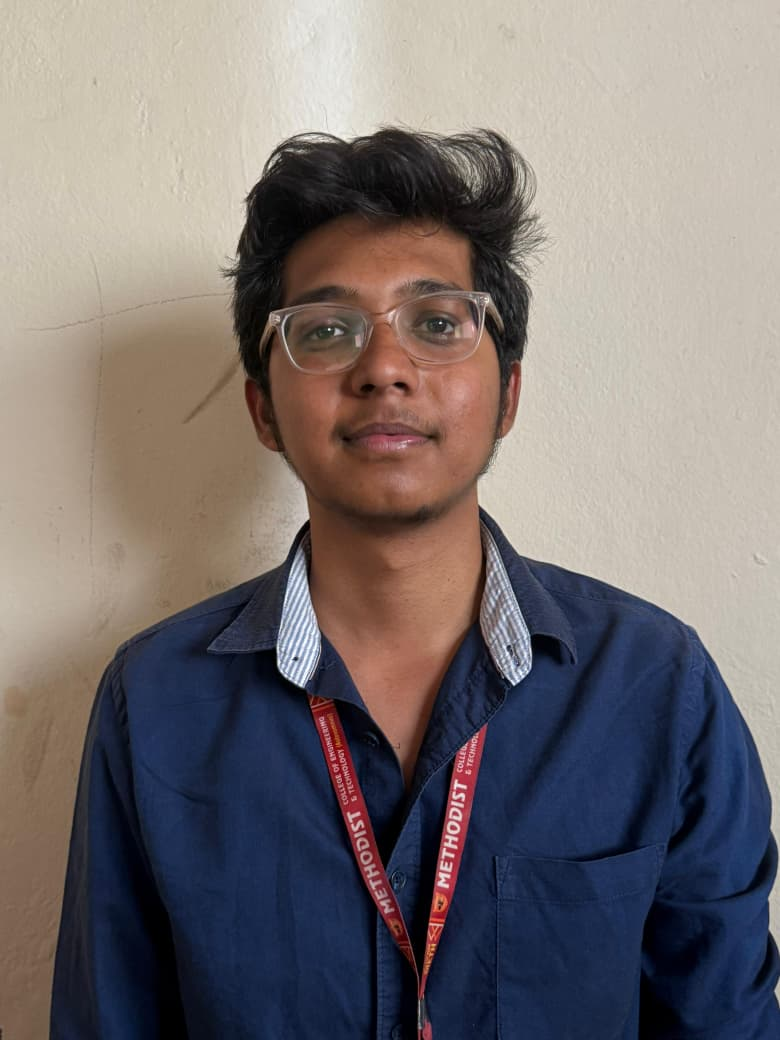
#> input picture Faces/160722735067/1.jpeg, 780 x 1040 px
$ python -i build_face_db_esp32_raw.py   (imports and definitions only)   (older library calls are emulated)
#> lines starting #> are read from the running program, lines starting #| are printed output that depends on the picture; after the words box and inside, x2 and y2 are one past the last pixel; in counts of white or black regions, pixels touching at a corner belong together
import argparse
import os
import pickle
from dataclasses import dataclass
from typing import Dict, Iterable, List, Optional, Tuple

import cv2
import numpy as np
import onnxruntime as ort


# ==================================================
# DEFAULT PATHS
# ==================================================
PROJECT_ROOT = os.path.dirname(os.path.dirname(os.path.abspath(__file__)))
DEFAULT_DATASET_PATH = os.path.join(PROJECT_ROOT, "Faces")
DEFAULT_DET_MODEL_PATH = os.path.join(PROJECT_ROOT, "models", "model.onnx")
DEFAULT_RECOG_MODEL_PATH = os.path.join(PROJECT_ROOT, "models", "w600k_mbf.onnx")
DEFAULT_OUTPUT_PKL = os.path.join(PROJECT_ROOT, "face_db.pkl")


# ==================================================
# DEFAULT TUNING
# ==================================================
DEFAULT_CROP_PADDING_RATIO = 1.25
DEFAULT_MIN_DET_CONF = 0.70
DEFAULT_MIN_FACE_SIZE = 90
DEFAULT_MIN_BLUR_SCORE = 65.0

# Required ESP32 profile thresholds
DEFAULT_STRICT_SELF_MATCH = 0.55
DEFAULT_MAX_OTHER_MATCH = 0.75

# Alignment parameters
ALIGN_EXPAND_RATIO = 1.10
MAX_ALIGN_ROT_DEG = 18.0
MIN_ALIGN_ROT_DEG = 2.0
MIN_MASK_PIXELS = 120


QNN_PROVIDER_OPTIONS = {
    "backend_path": "QnnHtp.dll",
    "htp_performance_mode": "high_performance",
    "rpc_control_latency": "low",
}


@dataclass
class SampleEmbedding:
    filename: str
    embedding: np.ndarray
    det_conf: float
    blur: float
    crop_size: int
    align_rot_deg: float


# ==================================================
# MODEL + BASIC HELPERS
# ==================================================
# [18 lines left out: functions make_session, normalize, not called in this run]


def blur_score(face_bgr: np.ndarray) -> float:
    gray = cv2.cvtColor(face_bgr, cv2.COLOR_BGR2GRAY)
    return float(cv2.Laplacian(gray, cv2.CV_32F).var())


# [11 lines left out: functions iter_people, iter_images, not called in this run]


# ==================================================
# ESP32 RUNTIME-COMPATIBLE RECOG PREPROCESS
# ==================================================
class RuntimeCompatibleEmbedder:
    """
    Mirrors runtime preprocessing flow:
      - resize to 112x112 (INTER_AREA)
      - BGR -> RGB
      - x * (1/127.5) - 1.0
      - HWC -> CHW
    """

    # [113 lines left out: functions __init__, _prepare_input, embed, decode_face, crop_square_with_padding, detect_face_crop, not called in this run]


# ==================================================
# ALIGNMENT HELPERS
# ==================================================
def _largest_component(mask: np.ndarray) -> Optional[Tuple[np.ndarray, Tuple[int, int, int, int], Tuple[float, float], int]]:
    num_labels, labels, stats, centroids = cv2.connectedComponentsWithStats(mask, connectivity=8)
    if num_labels <= 1:
        return None

    idx = 1 + int(np.argmax(stats[1:, cv2.CC_STAT_AREA]))
    area = int(stats[idx, cv2.CC_STAT_AREA])
    x = int(stats[idx, cv2.CC_STAT_LEFT])
    y = int(stats[idx, cv2.CC_STAT_TOP])
    w = int(stats[idx, cv2.CC_STAT_WIDTH])
    h = int(stats[idx, cv2.CC_STAT_HEIGHT])
    cx, cy = centroids[idx]

    component_mask = np.zeros_like(mask, dtype=np.uint8)
    component_mask[labels == idx] = 255
    return component_mask, (x, y, w, h), (float(cx), float(cy)), area


def _build_best_face_mask(gray: np.ndarray) -> Tuple[np.ndarray, Tuple[int, int, int, int], Tuple[float, float]]:
    blurred = cv2.GaussianBlur(gray, (5, 5), 0)
    _, otsu = cv2.threshold(blurred, 0, 255, cv2.THRESH_BINARY + cv2.THRESH_OTSU)
    kernel = np.ones((3, 3), dtype=np.uint8)

    h, w = gray.shape[:2]
    diag = float(np.hypot(max(1.0, w / 2.0), max(1.0, h / 2.0)))
    candidates = []

    for cand in (otsu, cv2.bitwise_not(otsu)):
        cand = cv2.morphologyEx(cand, cv2.MORPH_OPEN, kernel, iterations=1)
        cand = cv2.morphologyEx(cand, cv2.MORPH_CLOSE, kernel, iterations=2)
        comp = _largest_component(cand)
        if comp is None:
            continue

        comp_mask, bbox, center, area = comp
        area_ratio = area / float(max(1, h * w))
        cx, cy = center
        center_penalty = float(np.hypot(cx - (w / 2.0), cy - (h / 2.0)) / max(diag, 1e-6))
        score = abs(area_ratio - 0.45) + (0.65 * center_penalty)

        if area_ratio < 0.03 or area_ratio > 0.98:
            score += 1.0

        candidates.append((score, comp_mask, bbox, center))

    if not candidates:
        full_mask = np.full_like(gray, 255, dtype=np.uint8)
        return full_mask, (0, 0, w, h), (w / 2.0, h / 2.0)

    candidates.sort(key=lambda item: item[0])
    _, best_mask, best_bbox, best_center = candidates[0]
    return best_mask, best_bbox, best_center


# [168 lines left out: functions _estimate_rotation_deg, _safe_square_crop, align_face_crop, check_quality, build_candidate_embeddings, not called in this run]


def robust_median_embedding(emb_matrix: np.ndarray) -> np.ndarray:
    median_emb = np.median(emb_matrix, axis=0)
    return normalize(median_emb.astype(np.float32, copy=False))


# [90 lines left out: functions compute_rough_profile_medians, strict_filter, not called in this run]


def save_database(face_db: Dict[str, np.ndarray], output_path: str) -> None:
    with open(output_path, "wb") as f:
        pickle.dump(face_db, f, protocol=pickle.HIGHEST_PROTOCOL)


# [71 lines left out: functions parse_args, main, not called in this run]


# [2 lines not run here, left out]

>>> import cv2
>>> picture = cv2.imread('../Faces/160722735067/1.jpeg', cv2.IMREAD_GRAYSCALE)
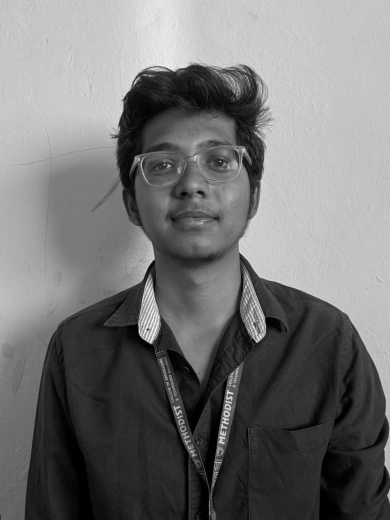
#> picture: shape (1040, 780) (shown at 1/2 size); min 0, max 255, mean 115.7
>>> result = _build_best_face_mask(picture)
#> in _build_best_face_mask, `_, otsu = cv2.threshold(blurred, 0, 255, cv2.THRESH_BINARY + cv2.THRES..`:
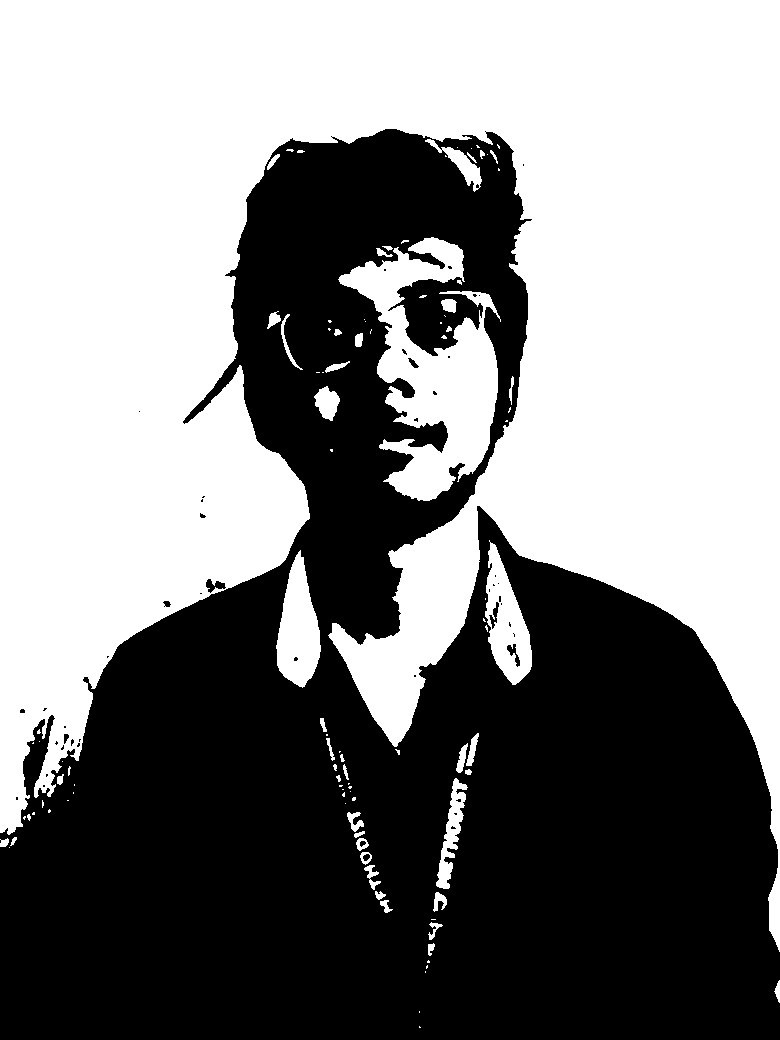
#> otsu: shape (1040, 780); 52.5% white; 48 black regions (39 under 20 px), largest, box (x1, y1, x2, y2) and area: (0, 129, 780, 1040) 384906, (206, 579, 226, 593) 141, (507, 644, 520, 667) 112
#> the loop in _build_best_face_mask, `for cand in (otsu, cv2.bitwise_not(otsu)):` made 2 passes
#> (num_labels in _largest_component, idx in _largest_component, x in _largest_component, y in _largest_component, w in _largest_component, h in _largest_component) on passes 1 to 2: (30, 1, 0, 0, 780, 950), (9, 1, 0, 129, 780, 911)
#> pass 1, in _largest_component, `num_labels, labels, stats, centroids = cv2.connectedComponentsWithStat..`:
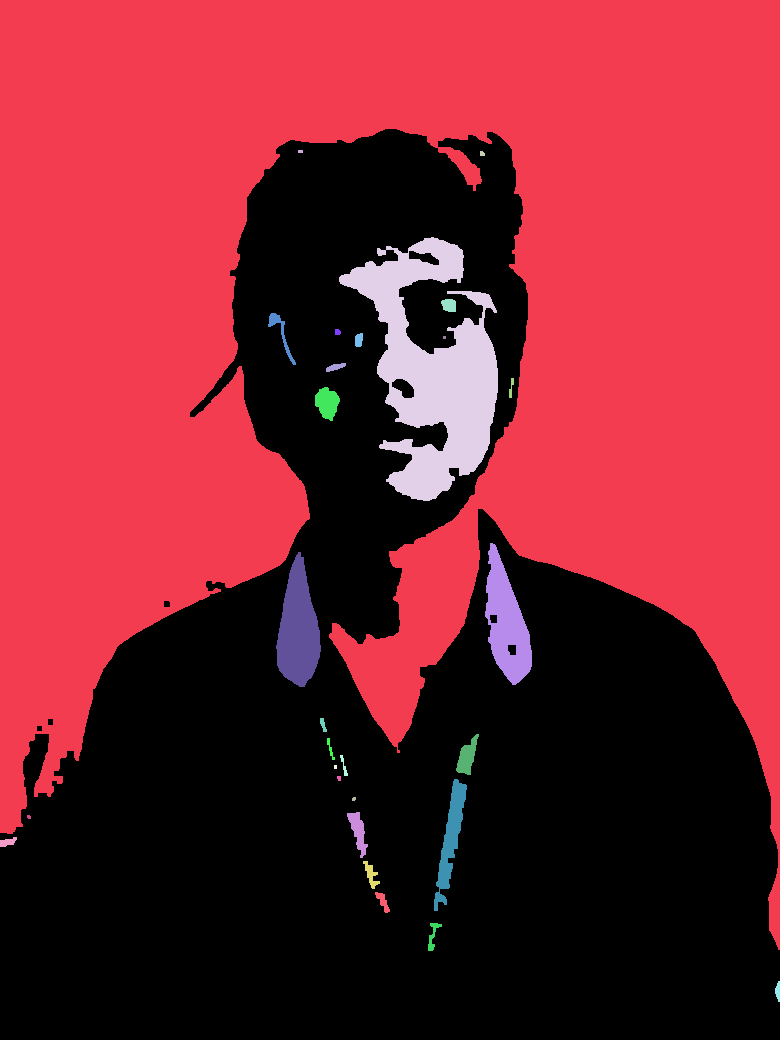
#> labels: shape (1040, 780) int32; 30 distinct labels, from 0 to 29; one colour per label, 0 black
#> pass 1, in _build_best_face_mask, `comp_mask, bbox, center, area = comp`:
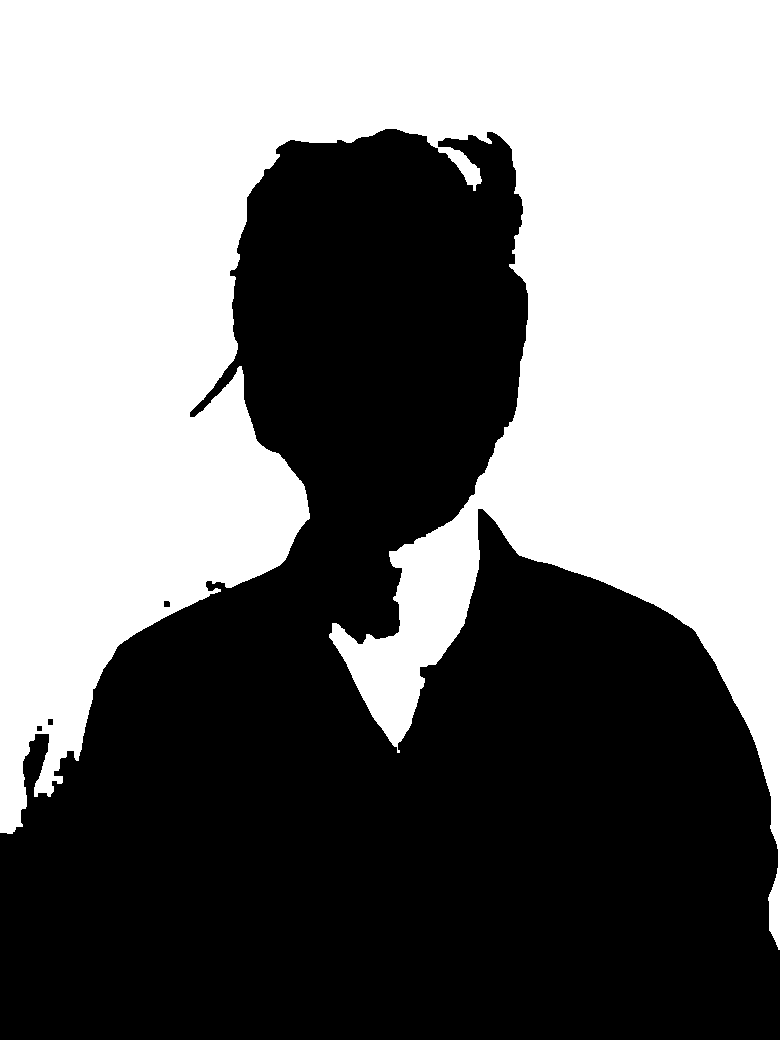
#> comp_mask: shape (1040, 780); 48.7% white; 1 white region, box (x1, y1, x2, y2) and area: (0, 0, 780, 950) 394735
#> after the loop in _build_best_face_mask, `for cand in (otsu, cv2.bitwise_not(otsu)):`: candidates = 2 items
#> in _build_best_face_mask, `_, best_mask, best_bbox, best_center = candidates[0]`:
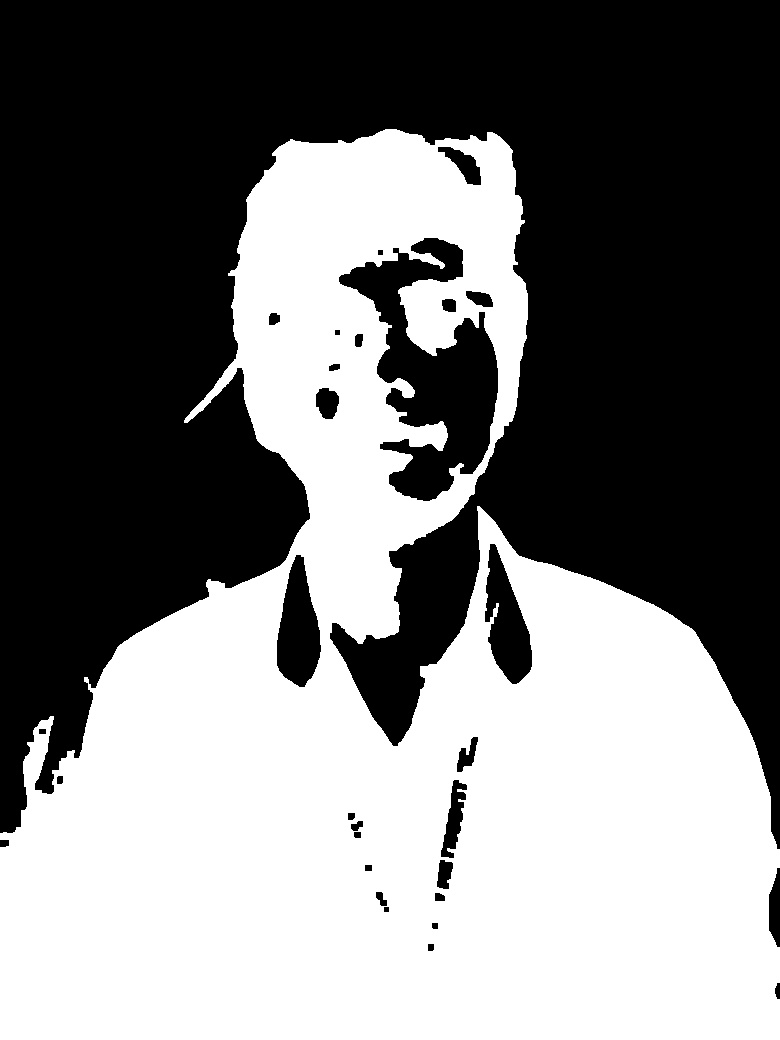
#> best_mask: shape (1040, 780); 47.8% white; 1 white region, box (x1, y1, x2, y2) and area: (0, 129, 780, 1040) 387523
#> in _build_best_face_mask, `_, best_mask, best_bbox, best_center = candidates[0]`: best_bbox = (0, 129, 780, 911); best_center = (391.3, 725)

$ run again, on Faces/160722735071/3.jpeg
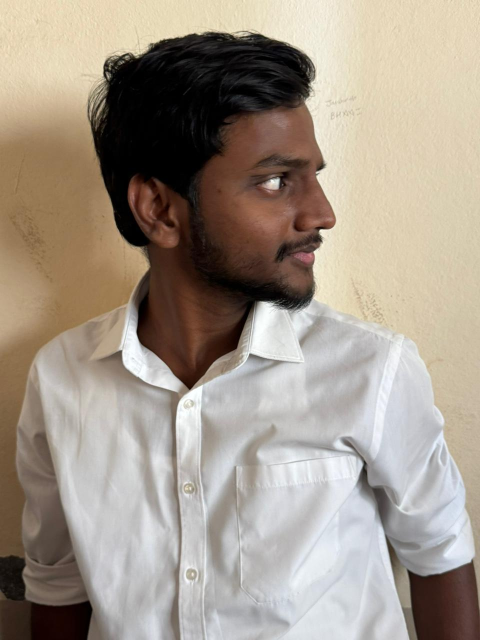
#> input picture Faces/160722735071/3.jpeg, 960 x 1280 px (shown at 1/2 size)
#> otsu: shape (1280, 960); 66.6% white; 24 black regions (15 under 20 px), largest, box (x1, y1, x2, y2) and area: (0, 64, 671, 1280) 375468, (685, 878, 960, 1280) 26839, (193, 701, 362, 1280) 6572
#> the loop in _build_best_face_mask, `for cand in (otsu, cv2.bitwise_not(otsu)):` made 2 passes
#> (num_labels in _largest_component, idx in _largest_component, x in _largest_component, y in _largest_component, w in _largest_component, h in _largest_component) on passes 1 to 2: (12, 1, 0, 0, 960, 1280), (13, 1, 0, 64, 671, 1216)
#> pass 1, in _largest_component, `num_labels, labels, stats, centroids = cv2.connectedComponentsWithStat..`:
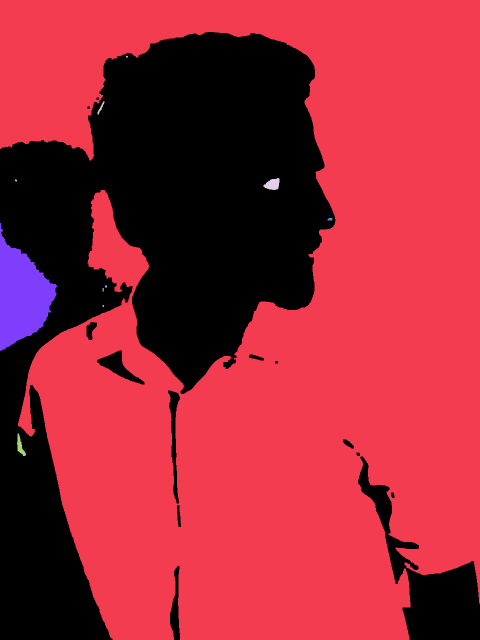
#> labels: shape (1280, 960) int32 (shown at 1/2 size); 12 distinct labels, from 0 to 11; one colour per label, 0 black
#> pass 1, in _build_best_face_mask, `comp_mask, bbox, center, area = comp`:
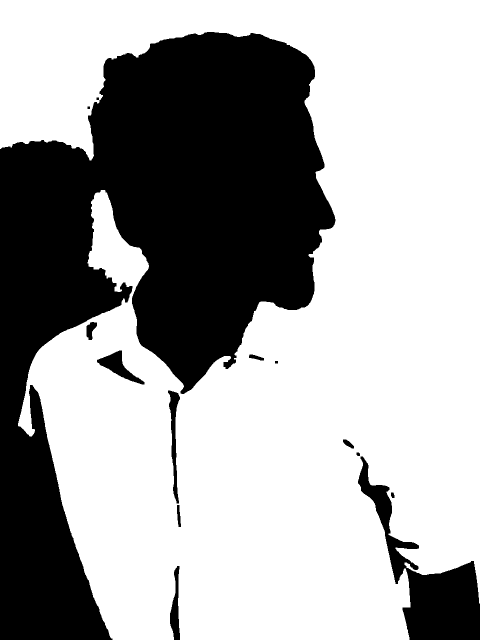
#> comp_mask: shape (1280, 960) (shown at 1/2 size); 65.3% white; 14 black regions, largest, box (x1, y1, x2, y2) and area: (0, 64, 671, 1280) 392723, (716, 913, 960, 1280) 26470, (194, 701, 289, 769) 2144
#> after the loop in _build_best_face_mask, `for cand in (otsu, cv2.bitwise_not(otsu)):`: candidates = 2 items
#> best_bbox = (0, 0, 960, 1280); best_center = (559.1, 676.6)

$ run again, on Faces/160722735071/4.jpeg
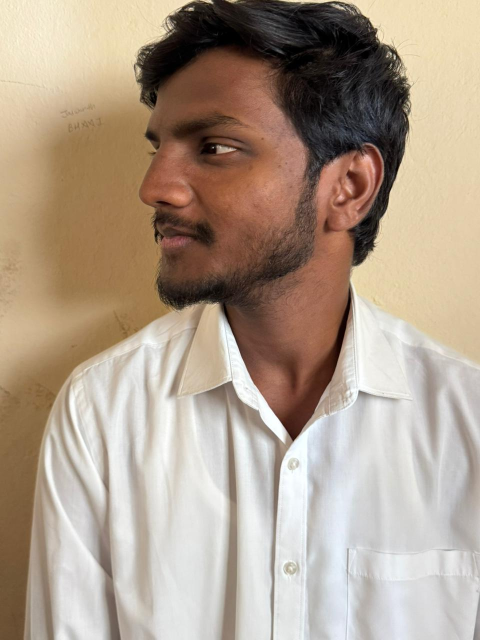
#> input picture Faces/160722735071/4.jpeg, 960 x 1280 px (shown at 1/2 size)
#> otsu: shape (1280, 960); 60.1% white; 37 black regions (22 under 20 px), largest, box (x1, y1, x2, y2) and area: (0, 0, 822, 1280) 461338, (403, 762, 570, 1280) 14324, (196, 874, 242, 1280) 5926
#> the loop in _build_best_face_mask, `for cand in (otsu, cv2.bitwise_not(otsu)):` made 2 passes
#> (num_labels in _largest_component, idx in _largest_component, x in _largest_component, y in _largest_component, w in _largest_component, h in _largest_component) on passes 1 to 2: (33, 4, 69, 0, 891, 1280), (16, 1, 0, 0, 821, 1280)
#> pass 1, in _largest_component, `num_labels, labels, stats, centroids = cv2.connectedComponentsWithStat..`:
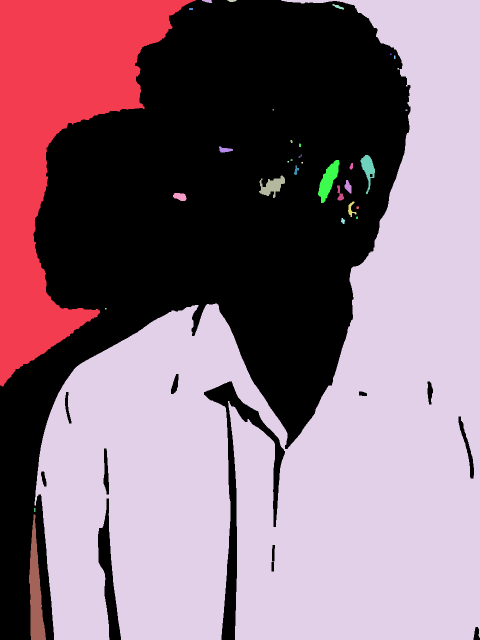
#> labels: shape (1280, 960) int32 (shown at 1/2 size); 33 distinct labels, from 0 to 32; one colour per label, 0 black
#> after the loop in _build_best_face_mask, `for cand in (otsu, cv2.bitwise_not(otsu)):`: candidates = 2 items
#> in _build_best_face_mask, `_, best_mask, best_bbox, best_center = candidates[0]`:
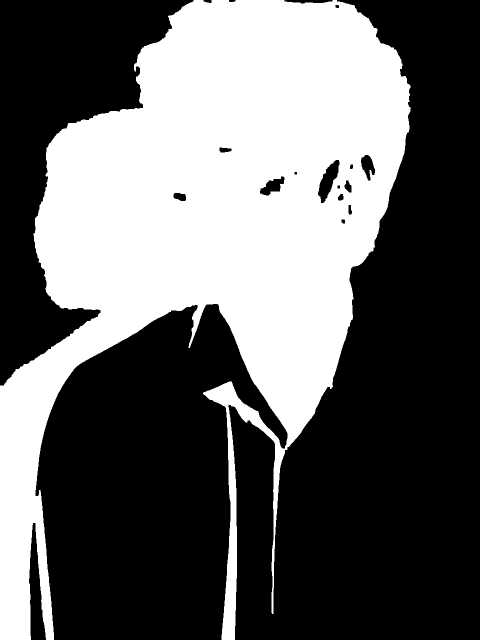
#> best_mask: shape (1280, 960) (shown at 1/2 size); 39.2% white; 1 white region, box (x1, y1, x2, y2) and area: (0, 0, 821, 1280) 482258
#> best_bbox = (0, 0, 821, 1280); best_center = (422.3, 458.2)
